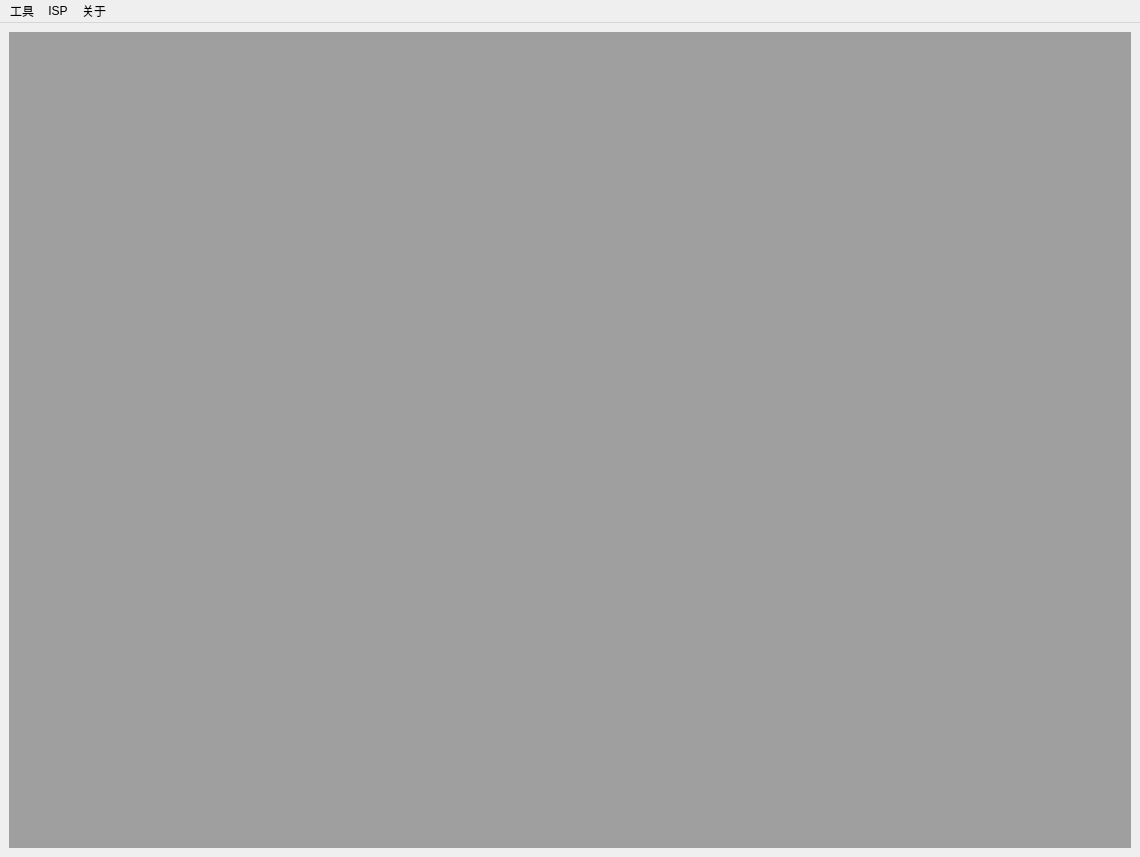
<?xml version="1.0" encoding="UTF-8"?>
<ui version="4.0">
 <class>MainWindow</class>
 <widget class="QMainWindow" name="MainWindow">
  <property name="windowModality">
   <enum>Qt::NonModal</enum>
  </property>
  <property name="geometry">
   <rect>
    <x>0</x>
    <y>0</y>
    <width>1140</width>
    <height>857</height>
   </rect>
  </property>
  <property name="windowTitle">
   <string>ImageTools</string>
  </property>
  <property name="windowIcon">
   <iconset>
    <normaloff>:/tool_icon/resource/main.png</normaloff>:/tool_icon/resource/main.png</iconset>
  </property>
  <widget class="QWidget" name="centralwidget">
   <layout class="QGridLayout" name="gridLayout_2">
    <item row="0" column="0">
     <widget class="QMdiArea" name="mdiArea">
      <property name="acceptDrops">
       <bool>true</bool>
      </property>
      <property name="lineWidth">
       <number>0</number>
      </property>
      <property name="verticalScrollBarPolicy">
       <enum>Qt::ScrollBarAsNeeded</enum>
      </property>
      <property name="horizontalScrollBarPolicy">
       <enum>Qt::ScrollBarAsNeeded</enum>
      </property>
      <property name="viewMode">
       <enum>QMdiArea::TabbedView</enum>
      </property>
      <property name="tabsClosable">
       <bool>true</bool>
      </property>
      <property name="tabsMovable">
       <bool>true</bool>
      </property>
      <property name="tabShape">
       <enum>QTabWidget::Rounded</enum>
      </property>
     </widget>
    </item>
   </layout>
  </widget>
  <widget class="QMenuBar" name="menubar">
   <property name="geometry">
    <rect>
     <x>0</x>
     <y>0</y>
     <width>1140</width>
     <height>22</height>
    </rect>
   </property>
   <widget class="QMenu" name="menu_2">
    <property name="title">
     <string>工具</string>
    </property>
    <addaction name="shake_tool"/>
    <addaction name="imageeditor"/>
    <addaction name="batch_rename"/>
    <addaction name="rawimageeditor"/>
    <addaction name="video_compare"/>
    <addaction name="yuv_viewer"/>
   </widget>
   <widget class="QMenu" name="menuISP">
    <property name="title">
     <string>ISP</string>
    </property>
    <addaction name="pqtools2code"/>
    <addaction name="field_depth_tool"/>
   </widget>
   <widget class="QMenu" name="menu">
    <property name="title">
     <string>关于</string>
    </property>
    <addaction name="userguide"/>
    <addaction name="clearcache"/>
    <addaction name="checkupdate"/>
   </widget>
   <addaction name="menu_2"/>
   <addaction name="menuISP"/>
   <addaction name="menu"/>
  </widget>
  <action name="shake_tool">
   <property name="text">
    <string>抖动测试工具</string>
   </property>
  </action>
  <action name="imageeditor">
   <property name="text">
    <string>图片分析工具</string>
   </property>
  </action>
  <action name="batch_rename">
   <property name="text">
    <string>图片批量重命名</string>
   </property>
  </action>
  <action name="about">
   <property name="text">
    <string>关于</string>
   </property>
  </action>
  <action name="rawimageeditor">
   <property name="text">
    <string>raw图分析工具</string>
   </property>
  </action>
  <action name="video_compare">
   <property name="text">
    <string>视频对比工具</string>
   </property>
  </action>
  <action name="pqtools2code">
   <property name="text">
    <string>PQtools转代码</string>
   </property>
  </action>
  <action name="field_depth_tool">
   <property name="text">
    <string>镜头计算器</string>
   </property>
  </action>
  <action name="af_calc_tool">
   <property name="text">
    <string>镜头曲线计算工具</string>
   </property>
  </action>
  <action name="userguide">
   <property name="text">
    <string>用户手册</string>
   </property>
  </action>
  <action name="clearcache">
   <property name="text">
    <string>清理缓存</string>
   </property>
  </action>
  <action name="checkupdate">
   <property name="text">
    <string>检查更新</string>
   </property>
  </action>
  <action name="yuv_viewer">
   <property name="text">
    <string>YUV查看工具</string>
   </property>
  </action>
 </widget>
 <resources/>
 <connections/>
</ui>
